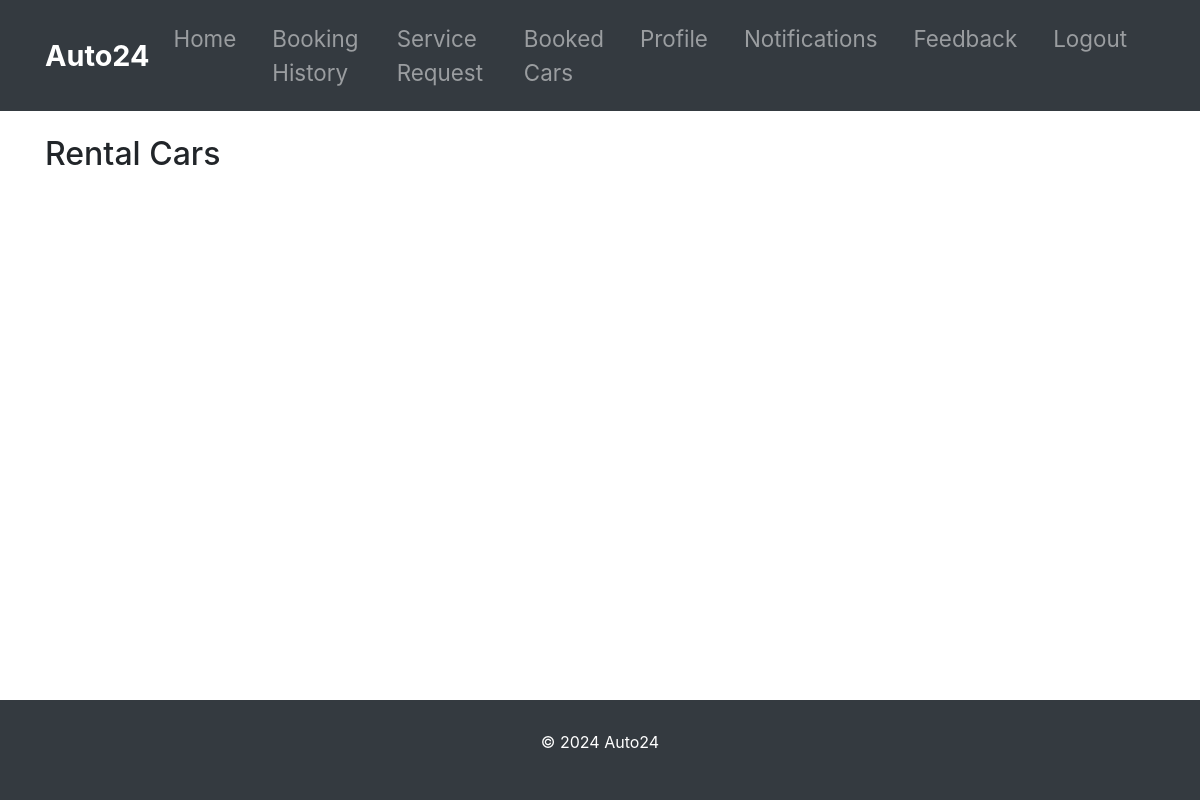
The page /customer/rental-cars/ on the database as committed earlier.
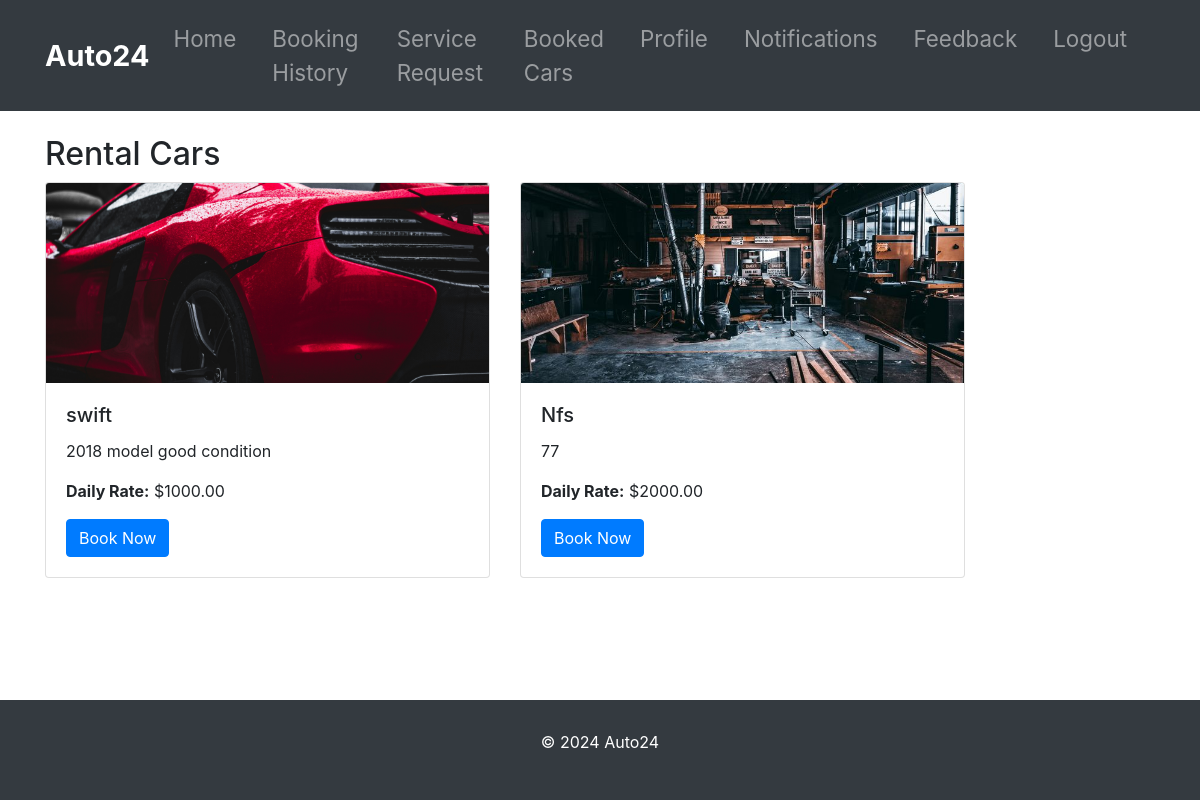
The same page on the database as committed later.
### admin_management/models.py (models this page shows, shortened)
class RentalCar(models.Model):
    name=models.CharField(max_length=100)
    description=models.TextField()
    image=models.ImageField(upload_to='rental_cars/')
    daily_rate=models.DecimalField(max_digits=10,decimal_places=2)
    availability=models.BooleanField(default=True)

### customer_management/views.py (the view)
# urls.py: path('customer/rental-cars/', views.rental_car_list, name='customer_rental_car_list'),
def rental_car_list(request):
    rental_cars = RentalCar.objects.all()
    return render(request, 'customer/rental_cars/rental_car_list.html', {'rental_cars': rental_cars})

### templates/customer/rental_cars/rental_car_list.html (shortened to what this page needs)
{% extends 'customer/base.html' %}
{% block content %}
<div class="container mt-4">
    <h2>Rental Cars</h2>
    <div class="row">
        {% for car in rental_cars %}
            <div class="col-md-5 service-card">
                <div class="card h-100" style="display: flex; flex-direction: column;">
                    <img src="{{ car.image.url }}" class="card-img-top" alt="{{ car.name }}" style="width: 100%; height: 200px; object-fit: cover;">
                    <div class="card-body">
                        <h5 class="card-title">{{ car.name }}</h5>
                        <p class="card-text">{{ car.description }}</p>
                        <p class="card-text"><strong>Daily Rate:</strong> ${{ car.daily_rate }}</p>
                        <a href="{% url 'book_car' car.id %}" class="btn btn-primary" style="margin-top: auto;">Book Now</a>
                    </div>
                </div>
            </div>
        {% endfor %}
    </div>
</div>
{% endblock %}

### templates/customer/base.html (shortened to what this page needs)
{% load static %}
<!DOCTYPE html>
<html lang="en">
<head>
    <link rel="stylesheet" href="https://stackpath.bootstrapcdn.com/bootstrap/4.5.2/css/bootstrap.min.css">
    <link rel="stylesheet" href="https://cdnjs.cloudflare.com/ajax/libs/font-awesome/5.15.3/css/all.min.css">
</head>
<body>
    <header>
        <nav class="navbar navbar-expand-lg navbar-dark">
            <div class="container">
                <a class="navbar-brand" href="#">Auto24</a>
                <div class="collapse navbar-collapse" id="navbarNav">
                    <ul class="navbar-nav">
                        <li class="nav-item">
                            <a class="nav-link" href="{% url 'customer_home' %}">Home</a>
                        </li>
                        <li class="nav-item">
                            <a class="nav-link" href="{% url 'booking_history' %}">Booking History</a>
                        </li>
                        <li class="nav-item">
                            <a class="nav-link" href="{% url 'fill_vehicle_details' %}">Service Request</a>
                        </li>
                        <li class="nav-item">
                            <a class="nav-link" href="{% url 'booking_list' %}">Booked Cars</a>
                        </li>
                        <li class="nav-item">
                            <a class="nav-link" href="{% url 'view_customer_profile' %}">Profile</a>
                        </li>
                        <li class="nav-item">
                            <a class="nav-link" href="{% url 'notification_list' %}">Notifications</a>
                        </li>
                        <li class="nav-item">
                            <a class="nav-link" href="{% url 'customer_feedback' %}">Feedback</a>
                        </li>
                        <li class="nav-item">
                            <a class="nav-link" href="{% url 'user_logout' %}">Logout</a>
                        </li>
                    </ul>
                </div>
            </div>
        </nav>
    </header>
    <main>
        {% block content %}
        {% endblock %}
    </main>
    <footer class="footer py-3">
        <div class="container text-center">
            <p>&copy; 2024 Auto24</p>
        </div>
    </footer>
</body>
</html>

### templates/customer/base.html (style rules this page uses)
.navbar { background-color: #343a40; padding: 14px 0; }
.navbar-brand { color: #fff; font-weight: bold; font-size: 1.8rem; }
.navbar-nav .nav-link { color: #fff; font-size: 1.4rem; margin-right: 20px; }
.navbar-collapse { justify-content: flex-end; }
footer.footer { background-color: #343a40; color: #fff; text-align: center; min-height: 100px; display: flex; align-items: center; justify-content: center; }
body { display: flex; flex-direction: column; min-height: 100vh; }
main { flex: 1; margin-bottom: 2rem; }

Rows that differ between the two databases and show on the page:
added RentalCar: image (picture), name "swift", description "2018 model good condition", daily_rate "1000.00"
added RentalCar: image (picture), name "Nfs", description "77", daily_rate "2000.00"
